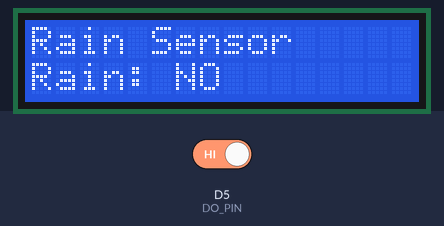
Recording of a sketch running on a simulated ESP8266 (NodeMCU). Parts: 16×2 character LCD. The inputs (shaded band) are chosen by the test bench; at power-on: D5 (DO_PIN) HIGH. What the sketch prints to the serial monitor is not drawn.

Above: at 3.2 s.
3.3 s: D5 (DO_PIN) driven LOW
At 5.3 s:
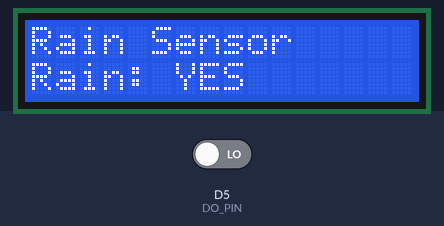
5.6 s: D5 (DO_PIN) driven HIGH
At 7.5 s:
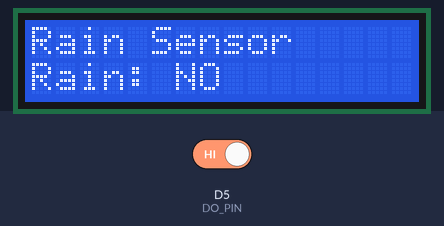
Timing chart, 0 to 9.0 s (numbered marks = the images above; inputs shaded):
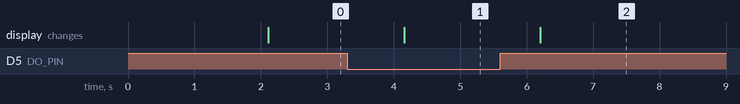

Measured:
- after the input at 3.3 s, the display: changes after 0.86 s (image 1)
- after the input at 5.6 s, the display: changes after 0.60 s (image 2)

The sketch:

WaterSensor_oled.ino
```cpp
/*
 * ============================================
 *  Rain Water Sensor + LCD1602 I2C
 *  Hỗ trợ ESP8266 và ESP32
 * ============================================
 */

#include <Wire.h>
#include <LiquidCrystal_I2C.h>

/*=============================
    Rain Water Sensor
=============================*/
#if defined(ESP8266)
    #define DO_PIN D5
#elif defined(ESP32)
    #define DO_PIN 13
#endif

/*=============================
      LCD I2C
=============================*/
#if defined(ESP8266)
    #define SDA_PIN D2
    #define SCL_PIN D1
#elif defined(ESP32)
    #define SDA_PIN 19
    #define SCL_PIN 23
#endif

#define LCD_COLS 16
#define LCD_ROWS 2

LiquidCrystal_I2C lcd(0x27, LCD_COLS, LCD_ROWS);

/*=============================
    Prototype
=============================*/
void initSensor();
bool readDO();

void initLcd();
void printLcd(String line1, String line2);

/*=============================
    Setup
=============================*/
void setup()
{
    Serial.begin(115200);

    initSensor();
    initLcd();
}

/*=============================
    Loop
=============================*/
void loop()
{
    bool rain = readDO();

    if (rain)
    {
        Serial.println("Rain Detected");

        printLcd("Rain Sensor", "Rain: YES");
    }
    else
    {
        Serial.println("No Rain");

        printLcd("Rain Sensor", "Rain: NO");
    }

    delay(1000);
}

/*=============================
    Rain Sensor
=============================*/

// Khởi tạo cảm biến
void initSensor()
{
    pinMode(DO_PIN, INPUT);
}

// Đọc tín hiệu Digital
bool readDO()
{
    // LOW = Có mưa
    if (digitalRead(DO_PIN) == LOW)
        return true;
    else
        return false;
}

/*=============================
      LCD Functions
=============================*/

void initLcd()
{
    Wire.begin(SDA_PIN, SCL_PIN);

    lcd.init();
    lcd.backlight();
    lcd.clear();

    lcd.setCursor(0, 0);
    lcd.print("Rain Sensor");

    lcd.setCursor(0, 1);
    lcd.print("System Ready");

    delay(2000);

    lcd.clear();
}

void printLcd(String line1, String line2)
{
    lcd.clear();

    lcd.setCursor(0, 0);
    lcd.print(line1);

    lcd.setCursor(0, 1);
    lcd.print(line2);
}
```
